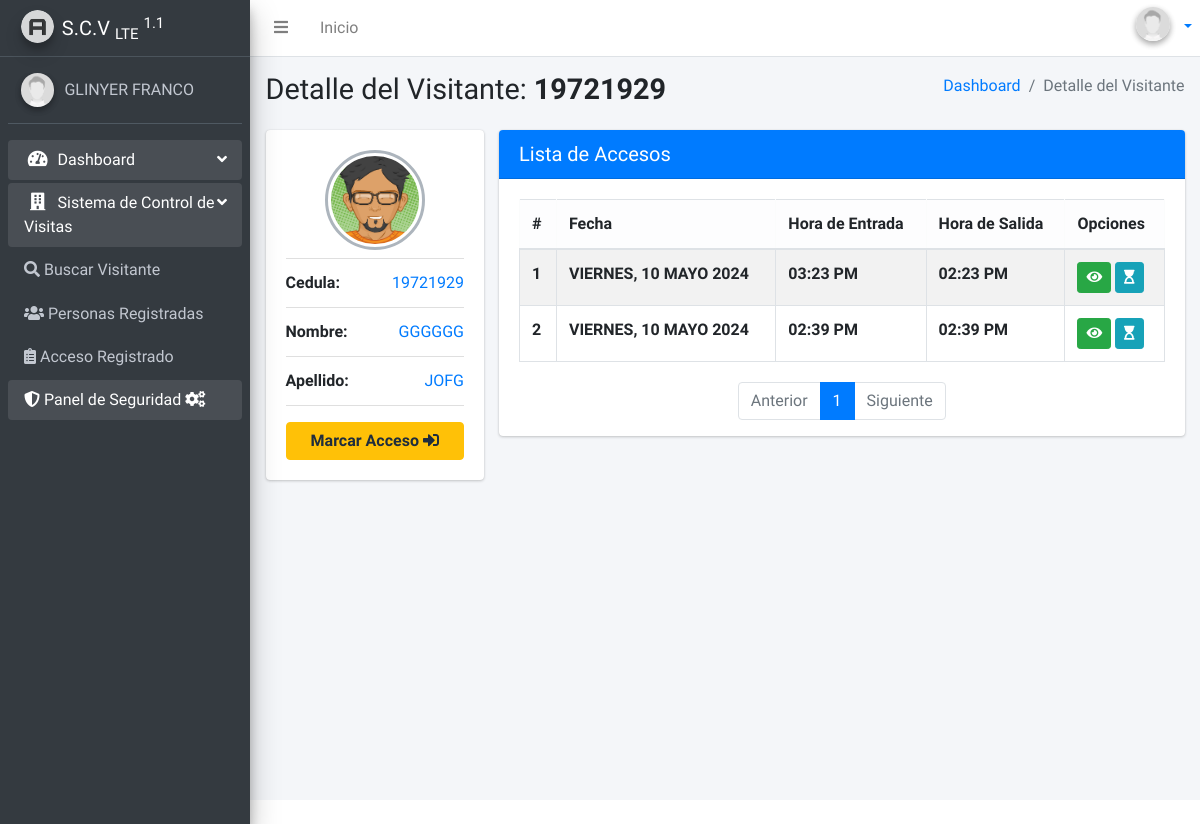
Page /person/19721929/ (signed in) on the earlier database version.
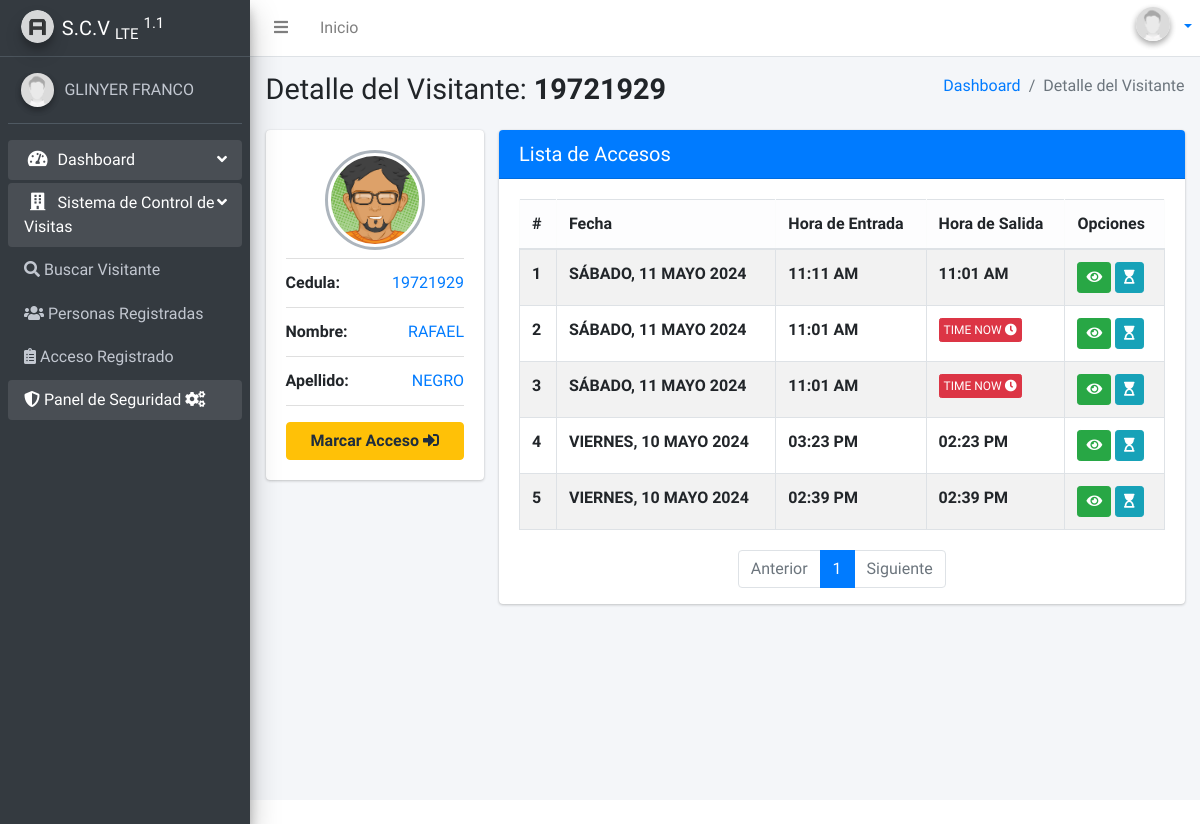
Same page on the later database version.
### apps/gav/models.py (models this page shows, shortened)
class Personas(models.Model):
    LIST_NAC = [
        ('VE', 'Venezolano'),
        ('EX', 'Extranjero'),
    ]
    Lista_status = [('F', 'FAMILIAR'),
                    ('E', 'EGRESADO'),
                    ('J', 'JUBILADO'),
                    ('C', 'CONTRATISTA'),
                    ('M', 'MISC'),
                    ]
    status = models.CharField(
        'Tipo de visitante', max_length=1, choices=Lista_status, null=False, default='M')
    nac = models.CharField('Nacionalidad', max_length=2, choices=LIST_NAC, null=True, blank=True)
    dni = models.CharField('Cedula', primary_key=True,  max_length=8,validators=[MinLengthValidator(6)])
    first_name = models.CharField('Nombre', max_length=40,validators=[MinLengthValidator(3)])
    last_name = models.CharField('Apellido', max_length=40,validators=[MinLengthValidator(3)])
    GENDER_CHOICES = [
        ('M', 'Masculino'),
        ('F', 'Femenino'),
    ]
    gender = models.CharField('Género', max_length=1, choices=GENDER_CHOICES, null=True, blank=True)
    class Meta:
        verbose_name = "Personas"
        verbose_name_plural = "Personas"
        ordering = ['-dni']

class Avisitantes(models.Model):
    visitor = models.ForeignKey(Personas, on_delete=models.CASCADE)
    entry = models.DateField('Fecha del Dia')
    hours = models.TimeField('Hora de Entrada')
    hoursEx = models.TimeField('Hora de Salida', null=True, blank=True)
    empleado = models.ForeignKey(Empleado, on_delete=models.CASCADE, verbose_name='Nombre del Empleados')
    oficina = models.ForeignKey(Oficina, on_delete=models.CASCADE, verbose_name='Oficina a Visitar')
    cargo = models.ForeignKey(Cargo, on_delete=models.CASCADE, verbose_name='Cargo')
    obs = models.TextField('Observaciones', max_length=140, null=True, blank=True)
    class Meta:
        verbose_name = "Listado Accesos"
        verbose_name_plural = "Listado Accesos"
        ordering = ['-entry', 'hours']

### apps/gav/views.py (the view)
# urls.py: path('person/<str:dni>/',views.dperson,name='dperson'),
@login_required
@permission_required('gav.view_personas')
def dperson(request, dni):
    try:
        person = get_object_or_404(Personas, dni=dni)
        paccess = Avisitantes.objects.filter(visitor=person).order_by('-entry', '-hours')
        paginator = Paginator(paccess, 8)
        page_number = request.GET.get('page')
        page_obj = paginator.get_page(page_number)
        context = {
            'person': person,
            'page_obj': page_obj
        }
        return render(request, 'person/dPerson.html', context)
    except Personas.DoesNotExist:
        return render(request, 'accesss/notfound.html')

### templates/person/dPerson.html (shortened to what the changed rows need)
{% extends 'layouts/main.html' %}
{% block titlecontent %}
  Detalle del Visitante: <b>{{ person.dni }}</b>
{% endblock %}
{% block content %}
  <div class="content">
    <div class="container-fluid">
      <div class="row">
        <div class="col-sm-3">
          <div class="card">
            <div class="card-body box-profile">
        {%load static%}
              <ul class="list-group list-group-unbordered mb-3">
                <li class="list-group-item">
                  <b>Cedula:</b> <a class="float-right">{{ person.dni }}</a>
                </li>
                <li class="list-group-item">
                  <b>Nombre:</b> <a class="float-right">{{ person.first_name|upper }}</a>
                </li>
                <li class="list-group-item">
                  <b>Apellido:</b> <a class="float-right">{{ person.last_name|upper }}</a>
                </li>
              </ul>
            </div>
          </div>
        </div>
        <div class="col">
          <div class="card card-primary">
            <div class="card-body">
              <table class="table table-striped table-bordered">
                <thead class="table-light">
                  <tr>
                    <th scope="col">#</th>
                    <th scope="col">Fecha</th>
                    <th scope="col">Hora de Entrada</th>
                    <th scope="col">Hora de Salida</th>
                    <th scope="col">Opciones</th>
                  </tr>
                </thead>
                <tbody>
                  {% for x in page_obj %}
                    <tr>
                      <th scope="row">{{ forloop.counter }}</th>
                      <th scope="row">{{ x.entry|date:"l, d F Y"|upper}}</th>
                      <th scope="row">{{ x.hours|date:"h:i A" }}</th>
                      {% if x.hoursEx is none or x.hoursEx == '' %}
                      <th><a href="{%url 'eaccess' pk=x.id%}" class="btn btn-xs btn-danger" href="">TIME NOW <i class="fas fa-clock"></i></a> </th>
                    {% else %}
                    <th>{{ x.hoursEx|date:"h:i A" }}</th>
                    {% endif %}
                      <td>
                      <a class="btn btn-sm btn-success" href="{%url 'daccess' pk=x.id%}"><i class="fa fa-eye" aria-hidden="true"></i></a>
                      <a class="btn btn-sm btn-info" href="{%url 'eaccess' pk=x.id%}"><i class="fas fa-hourglass-start" aria-hidden="true"></i>
                      </td>
                    </tr>
                  {% endfor %}
                </tbody>
              </table>
            </div>
            <nav aria-label="Page navigation example px-6">
              <ul class="pagination justify-content-center">
                {% for page in page_obj.paginator.page_range %}
                  {% if page == page_obj.number %}
                    <li class="page-item active">
                      <a class="page-link" href="?page={{ page }}">{{ page }}</a>
                    </li>
                  {% else %}
                    <li class="page-item">
                      <a class="page-link" href="?page={{ page }}">{{ page }}</a>
                    </li>
                  {% endif %}
                {% endfor %}
              </ul>
            </nav>
          </div>
        </div>
      </div>
    </div>
  </div>
{% endblock %}

### templates/layouts/sidebar.html (shortened to what this page needs)
{% load static %}
in<aside class="main-sidebar elevation-4 sidebar-dark-primary">
  <a href="/" class="brand-link">
    <img
      src="{% static 'dist/img/AdminLTELogo.png' %}"
      alt=""
      class="brand-image img-circle elevation-3"
      style="opacity: 0.8"
    />
    <span class="brand-text font-weight-light"><b>S.C.V</b> <sub>LTE</sub> <sup> 1.1</sup></span>
  </a>
  <div class="sidebar">
    <div class="user-panel mt-3 pb-3 mb-3 d-flex">
      <div class="image">
        {% if request.user.profile.avatar %}
        <img
          class="img-circle elevation-2"
          src="{{ request.user.profile.avatar.url }}"
          alt="Fotografía"
        />
        {% else %}
        <img
          src="{% static 'dist/img/user2-160x160.jpg' %}"
          class="img-circle elevation-2"
          alt="User Image"
        />
        {% endif %}
      </div>
      <div class="info">
        {% if user.first_name and user.last_name %}
        <a href="{%url 'profiles-view'%}" class="d-block"
          >{{ user.first_name |upper }} {{ user.last_name |upper }}</a
        >
        {% else %}
        <a href="{%url 'profiles-view'%}" class="d-block">{{ user.username |upper }}</a>
        {% endif %}
      </div>
    </div>
    <nav class="mt-2">
      <ul class="nav nav-pills nav-sidebar flex-column"  data-widget="treeview" role="menu" data-accordion="false">
     <li class="nav-item menu-open">
          <a
            href="{% url 'home' %}"
            class="nav-link {% if request.resolver_match.url_name == 'home' %}active{% endif %}"
          >
            <i class="nav-icon fas fa-tachometer-alt"></i>
            <p>
              Dashboard
              <i class="right fas fa-angle-left"></i>
            </p>
          </a>
        </li>
        {%if perms.gav.view_personas %}
        <li class="nav-item menu-open">
          <a href="" class="nav-link">
            <i class="fas fa-building nav-icon"></i>
            <p>
              Sistema de Control de Visitas
              <i class="right fas fa-angle-left"></i>
            </p>
          </a>
          <ul class="nav nav-treeview">
            <li class="nav-item">
              <a
                href="{% url 'search' %}"
                class="nav-link {% if request.resolver_match.url_name == 'search' %}active{% endif %}"
              >
              <i class="fas fa-search"></i>
                <p>Buscar Visitante</p>
              </a>
            </li>
            <li class="nav-item">
              <a
                href="{% url 'lperson' %}"
                class="nav-link {% if request.resolver_match.url_name == 'lperson' %}active{% endif %}"
              >
              <i class="fas fa-users"></i>
                <p>Personas Registradas</p>
              </a>
            </li>
            {%if perms.gav.view_avisitantes%}
            <li class="nav-item">
              <a
                href="{% url 'laccess' %}"
                class="nav-link {% if request.resolver_match.url_name == 'laccess' %}active{% endif %}"
              >
              <i class="fas fa-clipboard-list"></i>
                <p>Acceso Registrado</p>
              </a>
            </li>
            {%endif%}
        </ul>
        </li>
        {%endif%}
        {% if request.user.is_staff %}
        <li class="nav-item menu-open">
          <a
            href="/admin"
            class="nav-link {% if request.resolver_match.url_name == 'admin' %}active{% endif %}"
          >
          <i class="fas fa-shield-alt"></i>
            <p>
              Panel de Seguridad
              <i class="fas fa-cogs"></i>
            </p>
          </a>
        </li>
        {% endif%}
      </ul>
    </nav>
  </div>
</aside>

Differences in the rows shown:
changed Personas id 19721929: first_name "GGGGGG" → "RAFAEL"; last_name "JOFG" → "NEGRO"
added Avisitantes: entry "SÁBADO, 11 MAYO 2024", hours "11:11 AM", hoursEx "11:01 AM"
added Avisitantes: entry "SÁBADO, 11 MAYO 2024", hours "11:01 AM", shows "TIME NOW"
added Avisitantes: entry "SÁBADO, 11 MAYO 2024", hours "11:01 AM", shows "TIME NOW"
